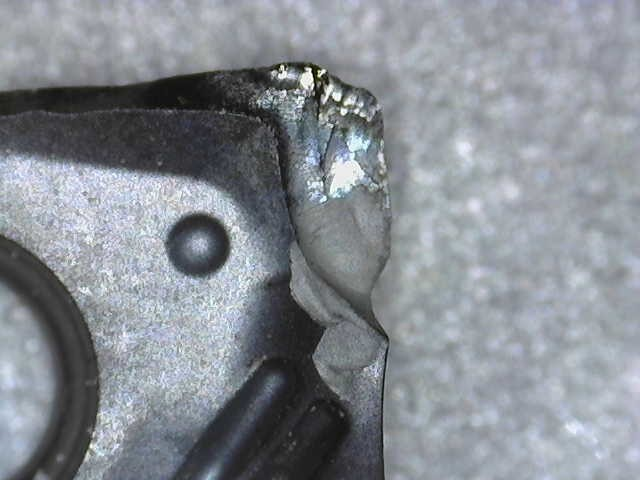
#> input picture CNC_YOLOV8_Segmodel/Code/yolo/test/f_1_6 (1).jpg, 640 x 480 px, found by its file name
$ jupyter execute --allow-errors Untitled.ipynb
#> lines starting #> are read from the running program, lines starting #| are printed output that depends on the picture; after the words box and inside, x2 and y2 are one past the last pixel; in counts of white or black regions, pixels touching at a corner belong together
* 7월13일 절삭품 마모 확인

[cell 1]
import numpy as np, cv2
import matplotlib.pylab as plt
import os

[cell 2]
# 폴더 경로
nor_folder_path = "C:/Users/31083/Documents/GitHub/Project/CNC_YOLOV8_Segmodel/normal_maybe"

image_files = os.listdir(nor_folder_path)

nor_images = []
#> (the rest of this cell did not finish here and is left out)

del nor_images[0]
del wear_images[0]

# 시각화

`-` 정상

#> (a cell that did not finish here is left out)

#> (a cell that did not finish here is left out)

`-` 마모

#> (a cell that did not finish here is left out)

#> (a cell that did not finish here is left out)

> 별차이를 못느끼겠음

# Edge detection

#> (a cell that did not finish here is left out)

#> (a cell that did not finish here is left out)

[cell 9]
# Image Load
f_image = cv2.imread("C:/Users/31083/Desktop/cnc/cnn_cnc/ga_blur/f_1_6 (1).jpg",cv2.IMREAD_GRAYSCALE)
#> f_image: shape (480, 640); min 0, max 255, mean 139.5
f_image=255-f_image
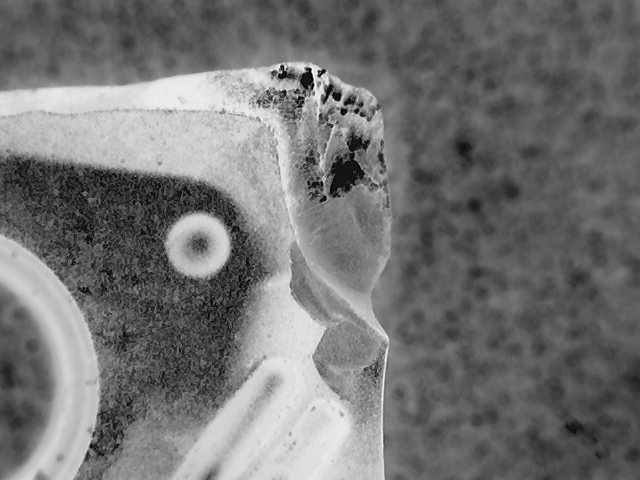
#> f_image: shape (480, 640); min 0, max 255, mean 115.5
f_image


# OpenCV
output = cv2.Canny(f_image, 200, 300)
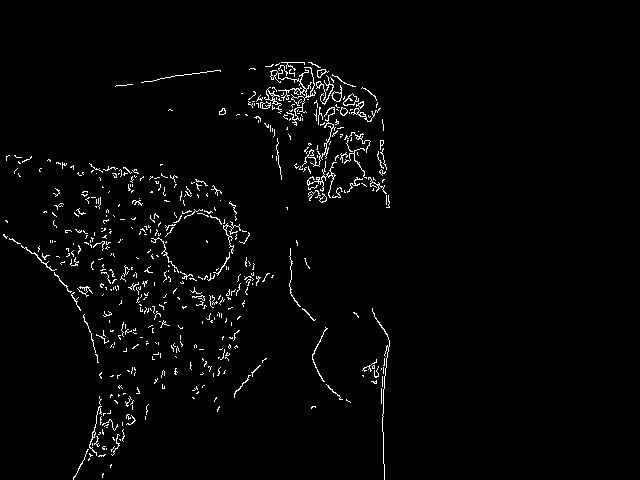
#> output: shape (480, 640); 2.2% white in thin lines or dots, all inside (x1, y1, x2, y2) = (3, 62, 390, 480)

# view
plt.subplot(1,2,1)
plt.title('Original')
plt.axis('off')
plt.imshow(f_image, cmap='gray')

plt.subplot(1,2,2)
plt.title('Edge Detection')
plt.axis('off')
plt.imshow(output, cmap='gray')

plt.show()
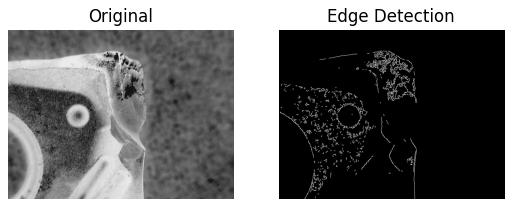
#> figure drawn by matplotlib, 2 panels
